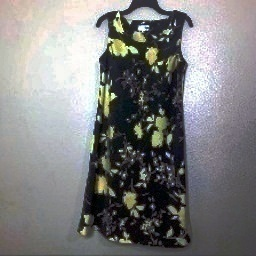
#> input picture fashion_dataset/dress1.jpg, 256 x 256 px, found by its file name; its folder holds only this picture in this run
$ jupyter execute --allow-errors fashion_visual.ipynb   (shell and % lines are left out)
#> lines starting #> are read from the running program, lines starting #| are printed output that depends on the picture
[cell 1]
import cv2
import os
from skimage import exposure
import numpy as np # Import numpy for type conversion (converting floating-point pixel values back to the standard uint8 format for proper image representation.)
import matplotlib.pyplot as plt #for displaying images

# Set the folder path
folder_path = r'C:\University\7th Semester\SDP - I\FYP_code\fashion_dataset'

# Loop through each image in the folder
for image_file in os.listdir(folder_path):
    # Construct the full path to each image file
    image_path = os.path.join(folder_path, image_file)
    # Read the image from the specified path
    image = cv2.imread(image_path)
#> image is the input picture: shape (256, 256, 3); mean B, G, R 127.6, 127.5, 127.6

    # Check if the file is an image (some non-image files may be in the folder)
    if image is not None:

        # Resize the image to a standard size (256x256)
        resized_image = cv2.resize(image, (256, 256))

        # Convert the image from BGR (OpenCV format) to RGB (scikit-image format)
        rgb_image = cv2.cvtColor(resized_image, cv2.COLOR_BGR2RGB)

        # Split the image into its RGB components
        r, g, b = cv2.split(rgb_image)
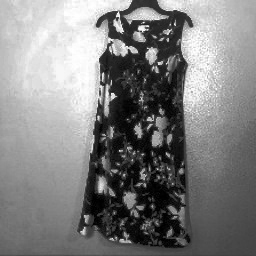
#> r: shape (256, 256); min 0, max 255, mean 127.6
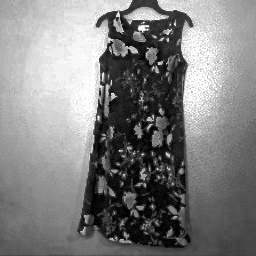
#> b: shape (256, 256); min 0, max 255, mean 127.6

        # Apply histogram equalization to each channel separately (enhance contrast)
        r_eq = exposure.equalize_hist(r)
        g_eq = exposure.equalize_hist(g)
        b_eq = exposure.equalize_hist(b)

        # Merge the equalized channels back into a single image
        enhanced_image = cv2.merge((r_eq, g_eq, b_eq))

        # Scale the enhanced image back to the [0, 255] range and convert to uint8
        enhanced_image_uint8 = (enhanced_image * 255).astype(np.uint8)

        # Convert the enhanced image back to BGR for saving
        enhanced_image_bgr = cv2.cvtColor(enhanced_image_uint8, cv2.COLOR_RGB2BGR)

        # Save the processed image (overwrite the original image)
        cv2.imwrite(image_path, enhanced_image_bgr)

        # Display the processed image using matplotlib (optional)
        plt.imshow(enhanced_image_bgr)  # Shows processed image in new window
        plt.axis('off')  # Hide axes (xy labels) around the image for a cleaner look
        plt.show()  # Render the image on the screen

    else:
        print(f"'{image_file}' is not a valid image file and will be skipped.")

$ run again, on fashion_dataset/dress2.jpeg
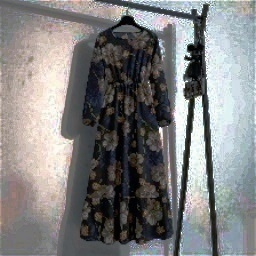
#> input picture fashion_dataset/dress2.jpeg, 256 x 256 px, found by its file name
#> image is the input picture: shape (256, 256, 3); mean B, G, R 127.5, 127.5, 127.5
#> `r, g, b = cv2.split(rgb_image)`:
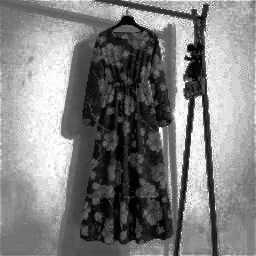
#> r: shape (256, 256); min 0, max 255, mean 127.5
#> `r, g, b = cv2.split(rgb_image)`:
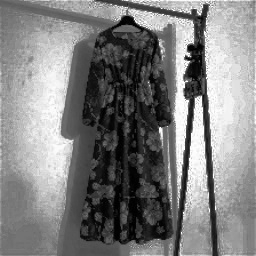
#> g: shape (256, 256); min 0, max 255, mean 127.5
